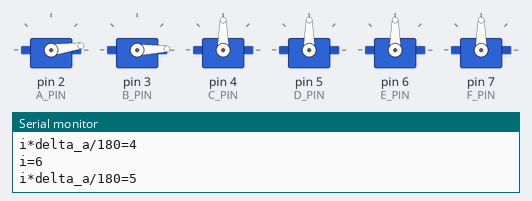
A sketch run on a simulated Arduino Uno, built with avr-gcc and run on an emulated ATmega328P. Shown: 6 × servo, the last lines printed to the serial monitor. At 4.6 s the program stops and its outputs stay as they are.

Above: at 0.15 s.
At 1.77 s:
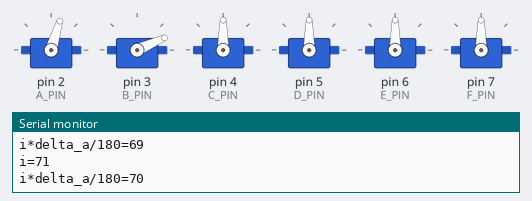
At 3.37 s:
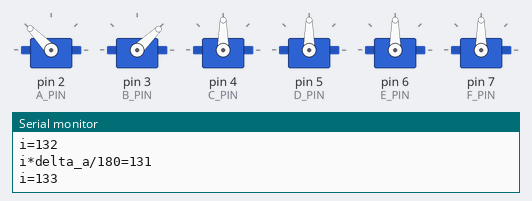
At 4.6 s:
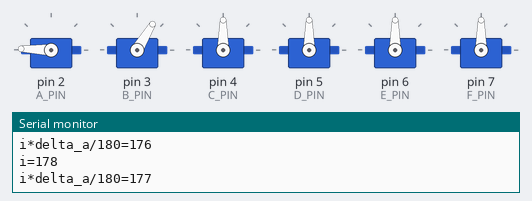
Timing chart, 0 to 6.1 s (numbered marks = the images above):
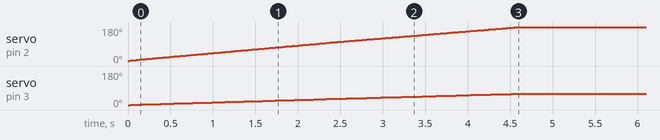

The sketch:

engine.ino
```cpp
#include <Servo.h>

#define A_PIN 2 //1
#define B_PIN 3 //2
#define C_PIN 4 //3
#define D_PIN 5 //4
#define E_PIN 6 //5
#define F_PIN 7 //6
//#define G_PIN 8 //7
//#define H_PIN 9 //8

Servo my_servo_a; // #1
Servo my_servo_b; // #2
Servo my_servo_c; // #3
Servo my_servo_d; // #4
Servo my_servo_e; // #5
Servo my_servo_f; // #6
//Servo my_servo_g; // #7
//Servo my_servo_h; // #8
// a maximum of eight servo objects can be created

int pos = 0; // variable to store the servo position

void setup()
{
	Serial.begin(9600);
	my_servo_a.attach(A_PIN); // attaches the servo on pin to the servo object
	my_servo_b.attach(B_PIN); // attaches the servo on pin to the servo object
	my_servo_c.attach(C_PIN); // attaches the servo on pin to the servo object
	my_servo_d.attach(D_PIN); // attaches the servo on pin to the servo object
	my_servo_e.attach(E_PIN); // attaches the servo on pin to the servo object
	my_servo_f.attach(F_PIN); // attaches the servo on pin to the servo object
	//my_servo_g.attach(G_PIN); // attaches the servo on pin to the servo object
	//my_servo_h.attach(H_PIN); // attaches the servo on pin to the servo object
}
void move_servos(int delta_a=0,int delta_b=0,int delta_c=0,int delta_d=0, int delta_e=0,int delta_f=0,int delta_g=0,int delta_h=0)
{

	//
	//
	for(int i=0;i<180;i+=1)
	{
		if ((delta_a>0)&&(delta_a<180))
		{
			my_servo_a.write(i*delta_a/180);
                        Serial.print("i=");
                        Serial.println(i,DEC);
                        Serial.print("i*delta_a/180=");
                        Serial.println(i*delta_a/180,DEC);
                        /*Serial.print("");
                        Serial.print("I=");
                        Serial.println(i,DEC);*/


		}
		if ((delta_b>0)&&(delta_b<180))
		{
			my_servo_b.write(i*delta_b/180);
		}/*
		if ((delta_c>0)&&(delta_c<180))
		{
			my_servo_c.write(i*delta_c/180);
		}
		if ((delta_d>0)&&(delta_d<180))
		{
			my_servo_d.write(i*delta_d/180);
		}
		if ((delta_e>0)&&(delta_e<180))
		{
			my_servo_e.write(i*delta_e/180);
		}
		if ((delta_f>0)&&(delta_f<180))
		{
			my_servo_f.write(i*delta_f/180);
		}

		if ((delta_g>0)&&(delta_g<180))
		{
			my_servo_g.write(i*delta_g/180);
		}
		if ((delta_h>0)&&(delta_h<180))
		{
			my_servo_h.write(i*delta_h/180);
		}
		*/
		delay(2);
	}
}

void loop()
{
  move_servos(179,60,90,90,90,90);
  while(true) {};
}
```

Measured:
- by itself, servo on pin 2 (A_PIN): moves from 0° to 178° over 4.5 s
- by itself, servo on pin 3 (B_PIN): moves from 0° to 59° over 4.5 s
